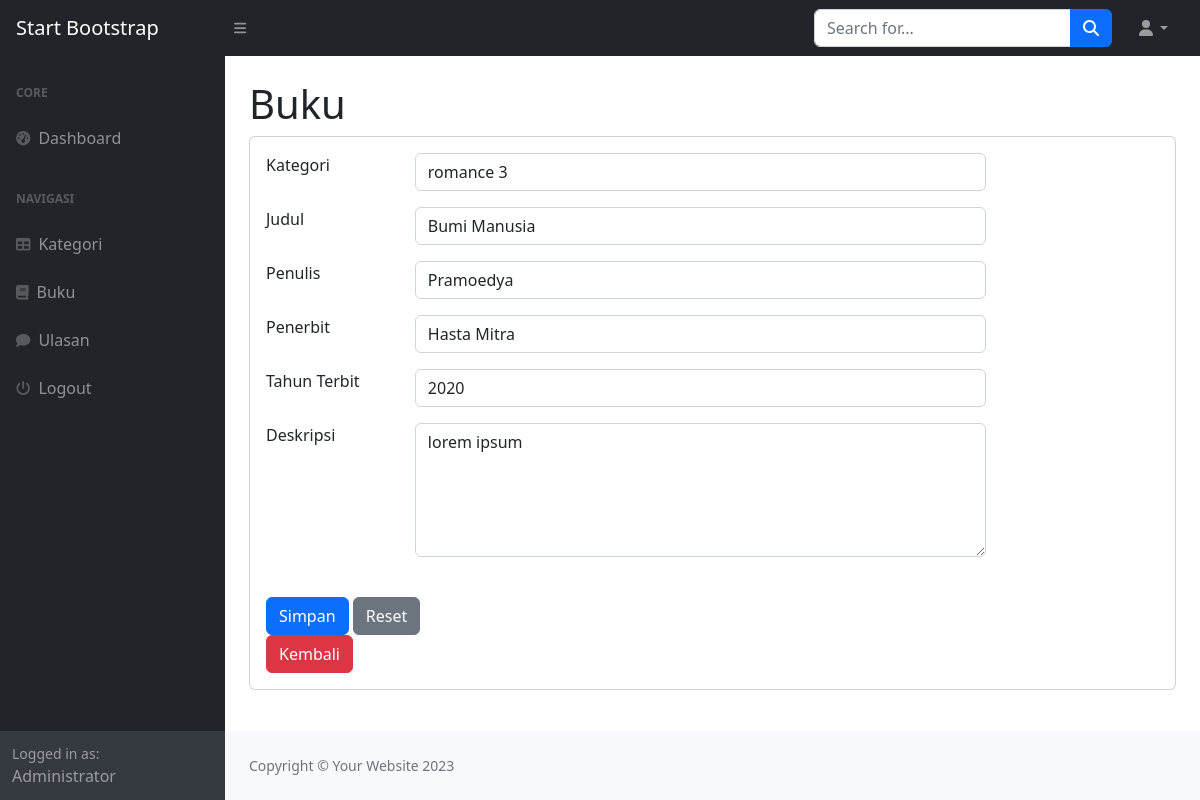
Page /index.php?page=buku_ubah&&id=1 (signed in) on the committed database.
### tables this page shows
CREATE TABLE `buku` (
  `id_buku` int(11) NOT NULL,
  `id_kategori` int(11) DEFAULT NULL,
  `judul` varchar(255) DEFAULT NULL,
  `penulis` varchar(255) DEFAULT NULL,
  `penerbit` varchar(255) DEFAULT NULL,
  `tahun_terbit` varchar(255) DEFAULT NULL,
  `deskripsi` text
);

CREATE TABLE `kategori` (
  `id_kategori` int(11) NOT NULL,
  `kategori` varchar(255) NOT NULL
);

### buku_ubah.php (the view, shortened to what this page needs)
<h1 class="mt-4">Buku</h1>
<div class="card">
    <div class="card-body">
        <div class="row">
            <div class="col-md-12">
                <form action="" method="POST">
                    <?php
                        $id = $_GET['id'];
                        $query = mysqli_query($koneksi, "SELECT * FROM buku WHERE id_buku=$id");
                        $data = mysqli_fetch_array($query);
                    ?>
                    <div class="row">
                        <div class="row mb-3">
                            <div class="col-md-2">Kategori</div>
                            <div class="col-md-8">
                                 <select name="id_kategori" class="form-control">
                                    <?php
                                        $kat = mysqli_query($koneksi, "SELECT * FROM kategori");
                                        while ($kategori = mysqli_fetch_array($kat)) :
                                    ?>
                                    <option <?php if($kategori['id_kategori'] == $data['id_kategori']) echo 'selected'; ?>
                                    value="<?= $kategori['id_kategori']; ?>">
                                        <?= $kategori['kategori']; ?>
                                    </option>
                                    <?php endwhile; ?>
                                 </select>
                            </div>
                        </div>
                        <div class="row mb-3">
                            <div class="col-md-2">Judul</div>
                            <div class="col-md-8"><input type="text" value="<?= $data['judul']; ?>" class="form-control" name="judul"></div>
                        </div>
                        <div class="row mb-3">
                            <div class="col-md-2">Penulis</div>
                            <div class="col-md-8"><input type="text" value="<?= $data['penulis']; ?>" class="form-control" name="penulis"></div>
                        </div>
                        <div class="row mb-3">
                            <div class="col-md-2">Penerbit</div>
                            <div class="col-md-8"><input type="text" value="<?= $data['penerbit']; ?>" class="form-control" name="penerbit"></div>
                        </div>
                        <div class="row mb-3">
                            <div class="col-md-2">Tahun Terbit</div>
                            <div class="col-md-8"><input type="number" value="<?= $data['tahun_terbit']; ?>" class="form-control" name="tahun_terbit" min="1900" max="2025"></div>
                        </div>
                        <div class="row mb-3">
                            <div class="col-md-2">Deskripsi</div>
                            <div class="col-md-8">
                                <textarea name="deskripsi" rows="5" class="form-control"><?= $data['deskripsi']; ?></textarea>
                            </div>
                        </div>
                        <div class="d-flex align-items-center justify-content-between mt-4 mb-0">
                            <div class="col-md-4">
                                <div class="col-md-8">
                                    <button type="submit" class="btn btn-primary" name="submit" value="submit">Simpan</button>
                                    <button type="reset" class="btn btn-secondary">Reset</button>
                                    <a href="?page=buku" class="btn btn-danger">Kembali</a>
                                </div>
                            </div>
                        </div>
                    </div>
                </form>
            </div>
        </div>
    </div>
</div>

### rows in the picture
buku: id_kategori "romance 3", judul "Bumi Manusia", penulis "Pramoedya", penerbit "Hasta Mitra", tahun_terbit "2020", deskripsi "lorem ipsum"

### other values in the picture
$_SESSION['user']['nama'] "Administrator"
